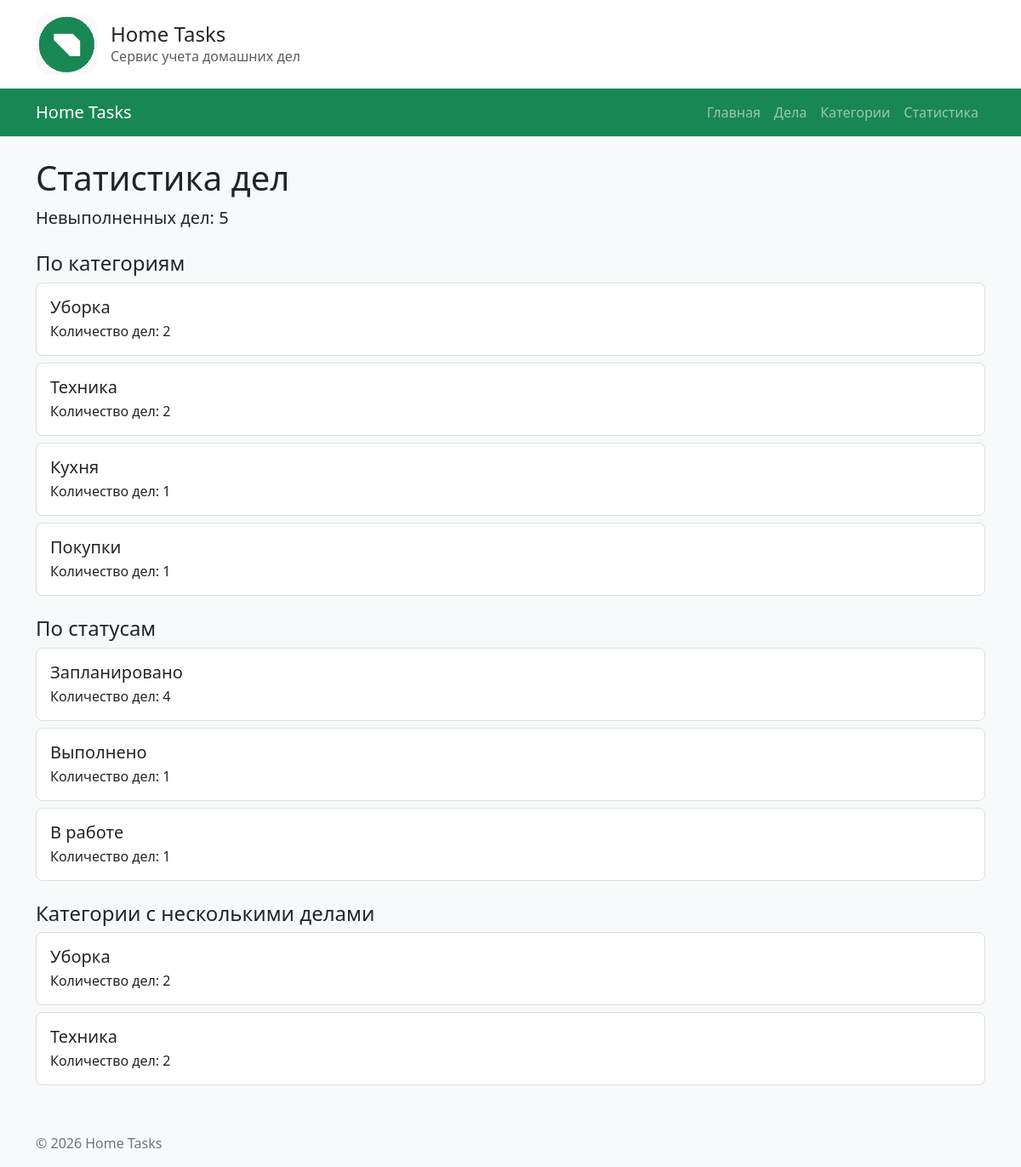
Page /categories/statistics/ on the committed database.
### categories/views.py (the view)
# urls.py: path("statistics/", views.statistics, name="statistics"),
def statistics(request: HttpRequest) -> HttpResponse:
    conn = get_connection()
    by_category = conn.execute(
        """
        SELECT
            categories.name AS category_name,
            COUNT(chores.id) AS chores_count
        FROM categories
        LEFT JOIN chores
            ON categories.id = chores.category_id
        GROUP BY categories.id, categories.name
        ORDER BY chores_count DESC;
        """
    ).fetchall()
    by_status = conn.execute(
        """
        SELECT
            status,
            COUNT(*) AS chores_count
        FROM chores
        GROUP BY status
        ORDER BY chores_count DESC;
        """
    ).fetchall()
    busy_categories = conn.execute(
        """
        SELECT
            categories.name AS category_name,
            COUNT(chores.id) AS chores_count
        FROM categories
        JOIN chores
            ON categories.id = chores.category_id
        GROUP BY categories.id, categories.name
        HAVING COUNT(chores.id) > 1
        ORDER BY chores_count DESC;
        """
    ).fetchall()
    totals = conn.execute(
        """
        SELECT
            COUNT(*) AS chores_count
        FROM chores
        WHERE status != ?;
        """,
        ("Выполнено",),
    ).fetchone()
    conn.close()
    return render(
        request,
        "categories/statistics.html",
        {
            "by_category": by_category,
            "by_status": by_status,
            "busy_categories": busy_categories,
            "open_count": totals["chores_count"],
        },
    )

### db/database.py (called while the page is built)
def get_connection() -> sqlite3.Connection:
    conn = sqlite3.connect(DB_PATH)
    conn.execute("PRAGMA foreign_keys = ON")
    conn.row_factory = sqlite3.Row
    return conn

### categories/templates/categories/statistics.html (shortened to what this page needs)
{% extends "base.html" %}
{% block content %}
<h1>Статистика дел</h1>
<p class="lead">
  Невыполненных дел: {{ open_count }}
</p>
<h2 class="h4 mt-4">По категориям</h2>
{% for item in by_category %}
  <article class="card category-card mb-2">
    <div class="card-body">
      <h3 class="h5 mb-1">{{ item.category_name }}</h3>
      <p class="mb-0">Количество дел: {{ item.chores_count }}</p>
    </div>
  </article>
{% empty %}
  <p>Данные отсутствуют.</p>
{% endfor %}
<h2 class="h4 mt-4">По статусам</h2>
{% for item in by_status %}
  <article class="card category-card mb-2">
    <div class="card-body">
      <h3 class="h5 mb-1">{{ item.status }}</h3>
      <p class="mb-0">Количество дел: {{ item.chores_count }}</p>
    </div>
  </article>
{% empty %}
  <p>Данные отсутствуют.</p>
{% endfor %}
<h2 class="h4 mt-4">Категории с несколькими делами</h2>
{% for item in busy_categories %}
  <article class="card category-card mb-2">
    <div class="card-body">
      <h3 class="h5 mb-1">{{ item.category_name }}</h3>
      <p class="mb-0">Количество дел: {{ item.chores_count }}</p>
    </div>
  </article>
{% empty %}
  <p>Категорий с несколькими делами нет.</p>
{% endfor %}
{% endblock %}

### templates/base.html (shortened to what this page needs)
{% load static %}
<!DOCTYPE html>
<html lang="ru">
<head>
  <link
    rel="stylesheet"
    href="https://cdn.jsdelivr.net/npm/bootstrap@5.3.3/dist/css/bootstrap.min.css"
  >
  <link
    rel="stylesheet"
    href="{% static 'homepage/css/style.css' %}"
  >
</head>
<body>
  <header class="site-header">
    <div class="container py-3 d-flex align-items-center gap-3">
      <img
        src="{% static 'homepage/img/logo.png' %}"
        alt="Home Tasks"
        class="home-tasks-logo"
      >
      <div>
        <p class="h4 mb-0">Home Tasks</p>
        <p class="text-muted mb-0">Сервис учета домашних дел</p>
      </div>
    </div>
    {% include "includes/navigation.html" %}
  </header>
  <main class="container py-4">
    {% block content %}
    {% endblock %}
  </main>
  <footer class="container mt-4 mb-3">
    <p>
      © <span id="current-year"></span> Home Tasks
    </p>
  </footer>
</body>
</html>

### templates/includes/navigation.html (shortened to what this page needs)
<nav class="navbar navbar-expand-lg navbar-dark bg-success">
  <div class="container">
    <a class="navbar-brand" href="{% url 'homepage:index' %}">Home Tasks</a>
    <div class="collapse navbar-collapse" id="navbarNav">
      <ul class="navbar-nav ms-auto">
        <li class="nav-item">
          <a class="nav-link" href="{% url 'homepage:index' %}">Главная</a>
        </li>
        <li class="nav-item">
          <a class="nav-link" href="{% url 'chores:list' %}">Дела</a>
        </li>
        <li class="nav-item">
          <a class="nav-link" href="{% url 'categories:list' %}">Категории</a>
        </li>
        <li class="nav-item">
          <a class="nav-link" href="{% url 'categories:statistics' %}">
            Статистика
          </a>
        </li>
      </ul>
    </div>
  </div>
</nav>

### homepage/static/homepage/css/style.css (style rules this page uses)
body { min-height: 100vh; background-color: #f8f9fa; }
.site-header { background-color: #ffffff; border-bottom: 1px solid #d9e2d6; }
.home-tasks-logo { width: 72px; height: 72px; border-radius: 16px; }
.chore-card, .category-card { margin-bottom: 1rem; border: 1px solid #d9e2d6; border-radius: 8px; }
footer p { color: #6c757d; }

### rows in the picture
categories: category_name "Уборка", chores_count "2"
categories: category_name "Техника", chores_count "2"
categories: category_name "Кухня", chores_count "1"
categories: category_name "Покупки", chores_count "1"

### other values in the picture
{{ open_count }} "5"
{{ item.status }} "Запланировано" "Выполнено" "В работе"
{{ item.chores_count }} "4" "1" "1"
